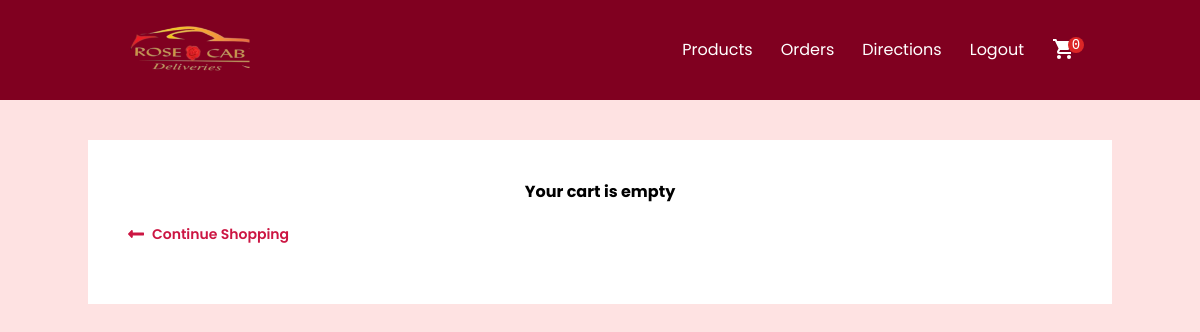
The page /cart/ (signed in) on the database as committed earlier.
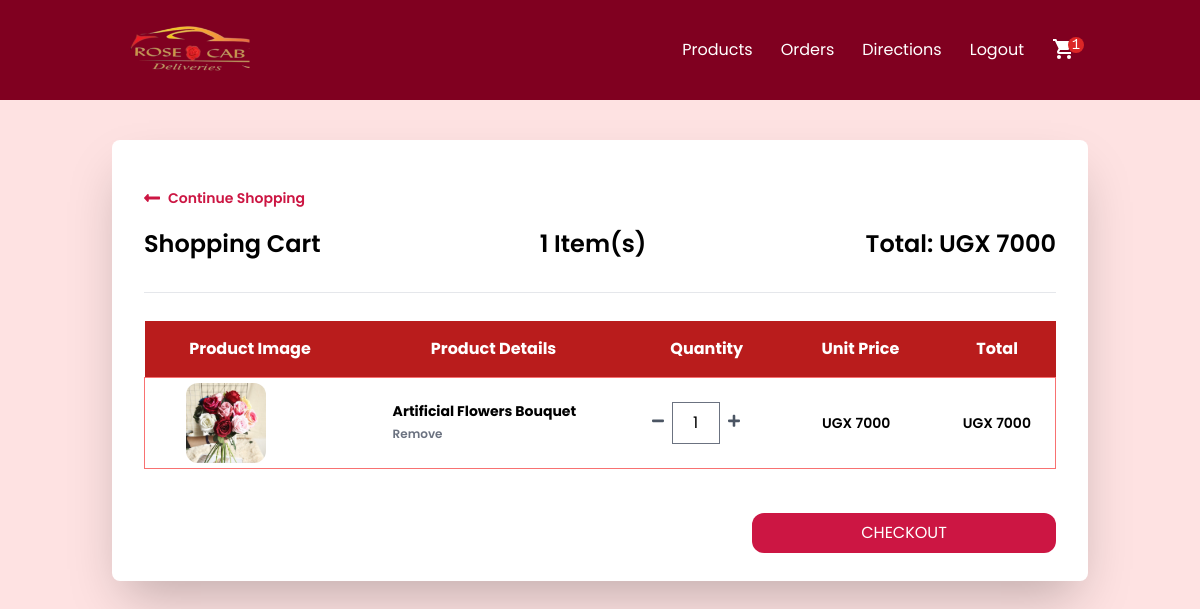
The same page on the database as committed later.
### order/models.py (models this page shows, shortened)
class Order(models.Model):
    PAYMENT_CHOICES = (("cash", "cash"), ("online", "online"))
    DELIVERY_CHOICES = (("delivery", "delivery"), ("carryout", "carryout"))
    transaction_id = models.UUIDField(
        primary_key=True, default=uuid.uuid4, editable=True
    )
    customer = models.ForeignKey(Customer, on_delete=models.CASCADE)
    user = models.ForeignKey(User, on_delete=models.CASCADE, null=True, blank=True)
    STATUS =(
        ('Pending','Pending'),
        ('Order Confirmed','Order Confirmed'),
        ('Out for Delivery','Out for Delivery'),
        ('Delivered','Delivered'),
    )
    status=models.CharField(max_length=50,null=True,choices=STATUS,default='Pending')
    date_ordered = models.DateTimeField(auto_now_add=True)
    date_modified = models.DateTimeField(auto_now=True)
    complete = models.BooleanField(default=False)
    date_completed = models.DateTimeField(null=True, blank=True)
    paid = models.BooleanField(default=False)
    payment_method = models.CharField(max_length=10, choices=PAYMENT_CHOICES)
    delivery_method = models.CharField(max_length=10, choices=DELIVERY_CHOICES)
    shipping = models.ForeignKey(
        "ShippingAddress", on_delete=models.SET_NULL, blank=True, null=True
    )
    pickup = models.ForeignKey(
        "PickUpDetail", on_delete=models.SET_NULL, blank=True, null=True
    )
    coupon = models.ForeignKey(
        "Coupon", on_delete=models.SET_NULL, blank=True, null=True
    )
    email = models.EmailField(max_length=70, null=True, blank=True)
    phone = models.CharField(max_length=20, null=True, blank=True)
    @property
    def get_cart_subtotal(self):
        order_items = self.orderitem_set.all()
        total = sum([item.get_total for item in order_items])
        return total
    get_cart_subtotal.fget.short_description = "Subtotal"
    @property
    def get_cart_total(self):
        total = self.get_cart_subtotal
        if self.coupon:
            total = total - self.get_coupon_value
        return total
    get_cart_total.fget.short_description = "Total"
    @property
    def get_cart_items(self):
        order_items = self.orderitem_set.all()
        total = sum([item.quantity for item in order_items])
        return total
    get_cart_items.fget.short_description = "# Items"
    @property
    def get_coupon_value(self):
        if self.coupon:
            if self.coupon.discount_type == "Percent":
                coupon_value = round(
                    self.get_cart_subtotal * self.coupon.discount_amount / 100, 2
                )
            else:
                coupon_value = self.coupon.discount_amount
        else:
            coupon_value = None
        return coupon_value
    get_coupon_value.fget.short_description = "Coupon"

class OrderItem(models.Model):
    product = models.ForeignKey(Product, on_delete=models.CASCADE)
    order = models.ForeignKey(Order, on_delete=models.CASCADE)
    variation = models.ForeignKey(
        ProductVariant, on_delete=models.SET_NULL, blank=True, null=True
    )
    quantity = models.IntegerField(default=0)
    date_added = models.DateTimeField(auto_now_add=True)
    @property
    def get_total(self):
        if self.product.has_variants:
            total = self.variation.price * self.quantity
        else:
            total = self.product.price * self.quantity
        return total
    get_total.fget.short_description = "Total"
    def image_tag(self):
        return mark_safe(
            f'<img src="{self.product.image.url}" width="100" height="100" />'
        )
    image_tag.short_description = "Image"

### store/models.py (models this page shows, shortened)
class Product(models.Model):
    id = models.UUIDField(primary_key=True, default=uuid.uuid4, editable=False)
    name = models.CharField(max_length=100)
    price = models.DecimalField(max_digits=15, decimal_places=0, blank=True, null=True)
    desc = models.TextField(max_length=500, blank=True, null=True)
    image = models.ImageField(blank=True, upload_to="images")
    created_at = models.DateField(auto_now_add=True)
    updated_at = models.DateField(auto_now=True)
    product_category = models.ForeignKey(
        "Category", on_delete=models.CASCADE, null=True, blank=True
    )
    class Meta:
        ordering = ("product_category",)
    def image_tag(self):  # pragma: no cover
        if self.image:
            return mark_safe(f'<img src="{self.image.url}" width="100" height="100" />')
    image_tag.short_description = "Image"
    @property
    def has_variants(self):
        if self.productvariant_set.count() > 0:
            return True
        else:
            return False

### order/views.py (the view)
# urls.py: path("cart/", views.cart, name="cart"),
def cart(request):
    try:
        customer = get_customer_or_guest(request)
    except:
        return redirect("store:products")
    customer_order = Order.objects.filter(customer=customer, complete=False)
    if customer_order.exists():
        customer_items = OrderItem.objects.filter(order_id__in=customer_order).order_by(
            "product__name", "-variation__size"
        )
        customer_order = customer_order[0]
    else:
        customer_order, customer_items = None, None
    context = {
        "order": customer_order,
        "items": customer_items,
    }
    return render(request, "order/cart.html", context)

### order/views.py (called while the page is built)
def get_customer_or_guest(request):
    if request.user.is_authenticated:
        customer = request.user.customer
    else:
        customer, created = Customer.objects.get_or_create(
            device=request.COOKIES["device"]
        )
    return customer

### store/context_processors.py (called while the page is built, shortened)
def get_cart_quantity(request):
    if request.user.is_authenticated:
        try:
            customer = request.user.customer
        except:
            number_of_items = 0
    try:
        customer_order = Order.objects.filter(customer=customer, complete=False)[0]
        number_of_items = customer_order.get_cart_items
    except:
        number_of_items = 0
    return {"cart_quantity": number_of_items}

### templates/order/cart.html (shortened to what this page needs)
{% extends "store/navbar.html" %}
{%load static%}
  {% block content %}
  {% if not items %}
  <div class="container mx-auto mt-10">
    <div class="w-full bg-white p-10 text-center">
      <h2 class="font-bold">Your cart is empty</h2>
      <div>
        <a id="links" href="{% url 'store:products' %}" class="flex font-semibold text-sm my-5 w-1/4">
          <svg class="fill-current mr-2 w-4" viewBox="0 0 448 512">
            <path
              d="M134.059 296H436c6.627 0 12-5.373 12-12v-56c0-6.627-5.373-12-12-12H134.059v-46.059c0-21.382-25.851-32.09-40.971-16.971L7.029 239.029c-9.373 9.373-9.373 24.569 0 33.941l86.059 86.059c15.119 15.119 40.971 4.411 40.971-16.971V296z" />
          </svg>
          Continue Shopping
        </a>
      </div>
    </div>
  </div>
  {% else %}
  <div class="container mx-auto mt-10">
    <div class="sm:px-6 w-full">
      <div class="bg-white shadow-2xl rounded-lg py-4 md:py-7 px-4 md:px-8 xl:px-10">
        <div class="flex justify-start">
          <a id="links" href="{% url 'store:products' %}" class="flex font-semibold text-sm my-5 w-1/4">
            <svg class="fill-current mr-2 w-4" viewBox="0 0 448 512">
              <path
                d="M134.059 296H436c6.627 0 12-5.373 12-12v-56c0-6.627-5.373-12-12-12H134.059v-46.059c0-21.382-25.851-32.09-40.971-16.971L7.029 239.029c-9.373 9.373-9.373 24.569 0 33.941l86.059 86.059c15.119 15.119 40.971 4.411 40.971-16.971V296z" />
            </svg>
            Continue Shopping
          </a>
        </div>
        <div class="md:flex-col flex-row items-center justify-between">
          <div class="flex flex-col sm:flex-row items-center justify-between border-b pb-8">
            <div>
              <h1 class="font-semibold text-2xl">Shopping Cart</h1>
            </div>
            <div class="md:ml-4 mt-4 md:mt-0">
              <h2 class="font-semibold text-2xl">{{order.get_cart_items}} Item(s)</h2>
            </div>
            <div class="md:ml-4 mt-4 md:mt-0">
              <h2 class="font-semibold text-2xl">Total: UGX&nbsp;{{order.get_cart_subtotal|floatformat:0}}</h2>
            </div>
          </div>
        </div>
        <div class="mt-7 overflow-x-auto">
          <table class="w-full shadow whitespace-nowrap">
            <thead
              class="border-b border-neutral-200 bg-red-700 font-medium dark:border-white/10 dark:text-neutral-800">
              <tr class="text-white">
                <th scope="col" class=" px-6 py-4">Product Image</th>
                <th scope="col" class=" px-6 py-4">Product Details</th>
                <th scope="col" class=" px-6 py-4">Quantity</th>
                <th scope="col" class=" px-6 py-4">Unit Price</th>
                <th scope="col" class=" px-6 py-4">Total</th>
              </tr>
            </thead>
            <tbody>
              {% for item in items %}
              <tr tabindex="0" class="focus:outline-none h-16 border border-red-400 hover:bg-red-50 rounded-md">
                <td>
                  <div class="ml-10 mt-1 mb-1 ">
                    <div class="w-20">
                      <img class="h-20 rounded-xl" src="{{item.product.image.url}}" alt="" />
                    </div>
                  </div>
                </td>
                <td class="">
                  <div class="flex items-center pl-5">
                    <div class="flex flex-col justify-between ml-4 flex-grow">
                      <span class="font-bold text-sm">{{ item.product.name|title }}</span>
                      <form action="{% url 'order:remove-from-cart' item.id %}" method="post">
                        <button type="submit" class="font-semibold hover:text-red-500 text-gray-500 text-xs">
                          Remove
                        </button>
                      </form>
                    </div>
                  </div>
                </td>
                <td class="pl-5">
                  <div class="flex items-center">
                    <form action="{% url 'order:reduce-product-quantity' item.pk %}" method="post">
                      <button type="submit">
                        <svg class="fill-current text-gray-600 w-3" viewBox="0 0 448 512">
                          <path
                            d="M416 208H32c-17.67 0-32 14.33-32 32v32c0 17.67 14.33 32 32 32h384c17.67 0 32-14.33 32-32v-32c0-17.67-14.33-32-32-32z" />
                        </svg>
                      </button>
                    </form>
                    <input class="quantity mx-2 border text-center w-12" type="number" value="{{item.quantity}}" min="1"
                      oninput="validity.valid||(value='');" id="{{item.pk}}" />
                    <form action="{% url 'order:increase-product-quantity' item.pk %}" method="post">
                      <button type="submit">
                      </button>
                    </form>
                  </div>
                </td>
                <td class="pl-10">
                  <h1 class="text-center w-1/5 font-semibold text-sm">
                    UGX&nbsp;{% firstof item.variation.price item.product.price|floatformat:0 %}
                  </h1>
                </td>
                <td class="pl-6">
                  <span class="text-center w-1/5 font-semibold text-sm">UGX&nbsp;{{item.get_total|floatformat:0}}</span>
                </td>
              </tr>
              {% endfor %}
            </tbody>
          </table>
        </div>
        <br>
        <div class="mt-5">
          <form action="{% url 'order:checkout' %}" method="POST">
            <button id="add-cart-btn"
              type="submit"
              class="rounded-xl w-1/3 py-2 mt-2 uppercase flex items-center justify-center ml-auto"
            >
              Checkout
            </button>
          </form>
        </div>
      </div>
    </div>
  </div>
  {% endif %}
  {% endblock %}

### templates/store/navbar.html (shortened to what this page needs)
{% load static %}
<!DOCTYPE html>
<html lang="en">
<head>
  <script src="https://cdn.tailwindcss.com"></script>
  <link href="https://cdnjs.cloudflare.com/ajax/libs/font-awesome/5.10.0/css/all.min.css" rel="stylesheet">
  <link rel="stylesheet" href="{% static 'store/src/styles.css' %}" />
  <link rel="stylesheet" href="{% static 'store/src/customStyles.css' %}" />
  <link rel="stylesheet" href="//cdnjs.cloudflare.com/ajax/libs/timepicker/1.3.5/jquery.timepicker.min.css" />
</head>
<body class="m-0 p-0 bg-red-100">
  <nav class="sticky top-0 text-white" style="background-color:#800020; font-family: 'Poppins', sans-serif;">
    <div class="container px-4 mx-auto md:flex md:justify-between md:items-center gap-6">
      <div class="flex items-center justify-between md:w-auto w-full">
        <a href="{% url 'store:products' %}" class="py-5 px-2 text-white flex-1 font-bold">
          <h1 class="m-0 display-4 text-primary"><span class="text-secondary"><img
                src="{% static 'home/img/rosecab.png' %}" alt="logo" style="height: 60px; width:150px;"></span></h1>
        </a>
      </div>
      <div class="hidden md:flex md:flex-row md:justify-end md:items-center md:space-x-1 pb-3 md:pb-0 navigation-menu">
        <a href="{% url 'store:products' %}" class="py-2 px-3 block hover:text-red-200 duration-500">Products</a>
        <a href="{% url 'users:my_orders' %}" class="py-2 px-3 block hover:text-red-200 duration-500">Orders</a>
        <a href="{% url 'directions' %}" class="py-2 px-3 block hover:text-red-200 duration-500">Directions</a>
        {% if user.is_authenticated %}
        <a href="{% url 'users:logout' %}" class="py-2 px-3 block hover:text-red-200 duration-500">Logout</a>
        {% else %}
        <a href="{% url 'users:login' %}" class="py-2 px-3 block hover:text-red-200 duration-500">Log
          In</a>
        <a href="{% url 'users:register' %}" class="py-2 px-3 block hover:text-red-200 duration-500"> Register</a>
        {% endif %}
        <div class="py-2 px-3 pt-5 shrink-0">
          <a href="{% url 'order:cart' %}" role="button" class="relative inline-block">
            <span
              class="cart-count absolute top-0 right-0 bg-red-600 w-4 h-4 rounded-full text-white font-mono text-sm leading-tight text-center">{{cart_quantity}}</span>
          </a>
        </div>
      </div>
    </div>
  </nav>
  {% block content %} {% endblock %}
</body>
</html>

### templates/store/navbar.html (style rules this page uses)
body { font-family: "Poppins", sans-serif; }
#add-cart-btn { background-color: rgb(204, 22, 67); color: white; border: none; font-size: 16px; transition: transform 0.6s; }
#links { color: rgb(204, 22, 67); }

Rows that differ between the two databases and show on the page:
added Order: get_cart_items "1", get_cart_subtotal "7000"
added OrderItem: product.image (picture), product.name "Artificial Flowers Bouquet", quantity "1", variation+product "7000", get_total "7000"
Other text that changed with them:
{{ cart_quantity }}: "0" → "1"
text no longer shown: "Your cart is empty"
text now shown: "Shopping Cart Item(s) Total: UGX Product Image Product Details Quantity Unit Price Total CHECKOUT"
